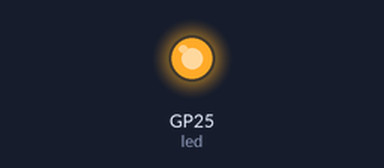
Simulated run of this program. Board: Raspberry Pi Pico running MicroPython. Parts: output pins drawn as LEDs (lit = HIGH). What the program prints to the serial console is not drawn. At 2.1 s the program stops and its outputs stay as they are.

Above: at 0.1 s.
At 2.2 s:
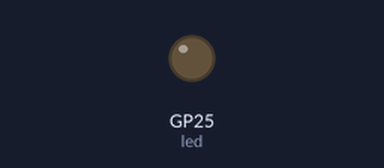
Timing chart, 0 to 3.6 s (numbered marks = the images above):
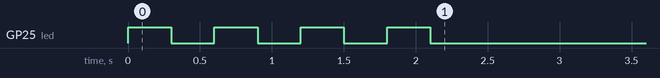

The program:

ledOnOff.py
```python
import machine
import time
#RPI_PICO_W-20260406-v1.28.0.uf2
led = machine.Pin("LED", machine.Pin.OUT) # Nota: "LED" funziona solo su Pico W

def ledOnOff():
    #while True:
    for _ in range(7):
        led.toggle()
        time.sleep(0.3)
    led.off()

print("ledonoff")
ledOnOff()
```
